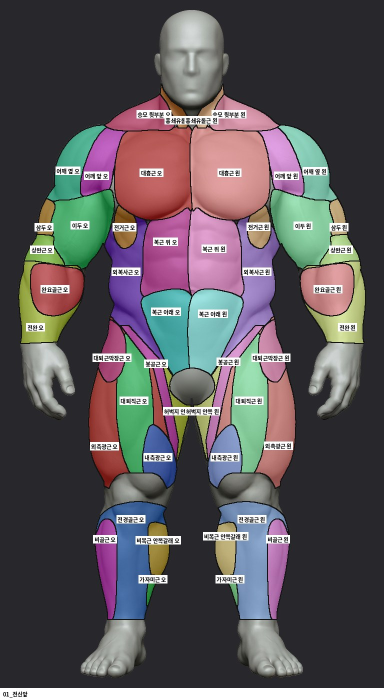
#> input picture 문서/자료/근육그림/확인/01_전신앞.jpg, 768 x 1399 px (shown at 1/2 size)
$ python '반짝이지우기.py' '확인/01_전신앞.jpg' '확인/02_전신뒤.jpg'
#> lines starting #> are read from the running program, lines starting #| are printed output that depends on the picture; after the words box and inside, x2 and y2 are one past the last pixel; in counts of white or black regions, pixels touching at a corner belong together
# 제미나이 ✦ 표시 지우기: 오른쪽 아래 구석에서 주변보다 고르게 밝은 별 모양을 찾아 메움
import sys, numpy as np, cv2
from scipy import ndimage
src,dst=sys.argv[1],sys.argv[2]
im=cv2.imread(src); H,W=im.shape[:2]
#> further down, im is the input picture: shape (1399, 768, 3); mean B, G, R 89.7, 85.9, 90.9
#> after `H, W = im.shape[:2]`: H = 1399; W = 768
g=cv2.cvtColor(im,cv2.COLOR_BGR2GRAY).astype(float)
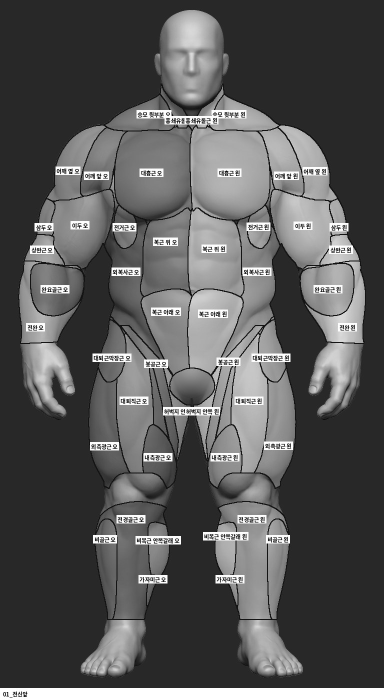
#> g: shape (1399, 768) float64 (shown at 1/2 size); min 0, max 255, mean 87.9
y0,y1,x0,x1=840,970,840,970
sub=g[y0:y1,x0:x1]
#> sub = empty array
bg=ndimage.median_filter(sub,size=45)
#> bg = empty array
d=sub-bg
#> d = empty array
m=(d>6)&(sub<250)
#> m = empty array
lab,n=ndimage.label(m); sizes=ndimage.sum(m,lab,range(1,n+1)); k=int(np.argmax(sizes))+1
#> after `lab, n = ndimage.label(m)`: lab = empty array; n = 0
#> (the run stopped early here; a loop or call above may not have finished)

$ run again, on 문서/자료/근육그림/확인/03_가슴확대.jpg
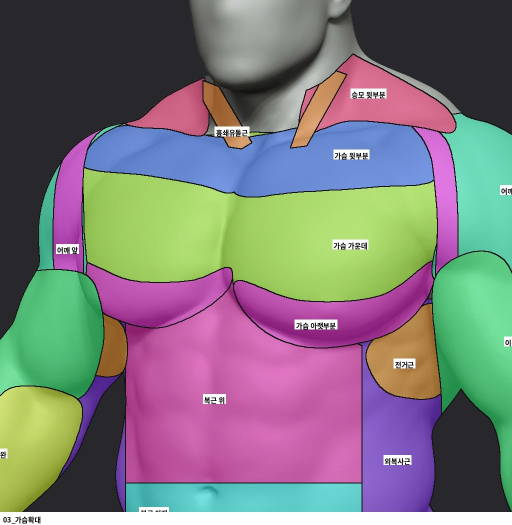
#> input picture 문서/자료/근육그림/확인/03_가슴확대.jpg, 1024 x 1050 px (shown at 1/2 size)
#> im is the input picture: shape (1050, 1024, 3); mean B, G, R 122.4, 121.3, 124.7
#> `m=(d>6)&(sub<250)`:
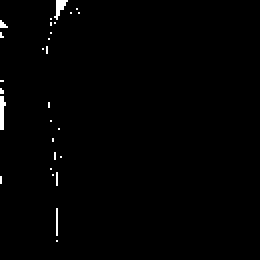
#> m: shape (130, 130) bool (shown 2 times larger); 0.85% white; 28 white regions (26 under 20 px), largest, box (x1, y1, x2, y2) and area: (0, 48, 3, 65) 36, (27, 0, 34, 10) 33
#> lab: shape (130, 130) int32; 29 distinct labels, from 0 to 28
#> n = 28
#> sizes = 28 values, max 36 at index 15, min 1 at index 1, mean 5.14
#> k = 16
#> `blur=cv2.GaussianBlur(out,(0,0),2.5)`:
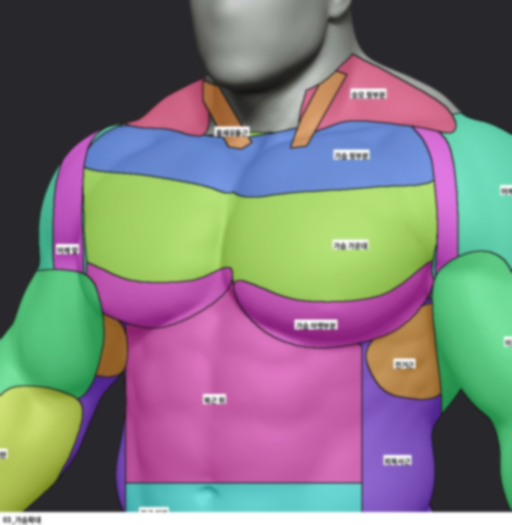
#> blur: shape (1050, 1024, 3) (shown at 1/2 size); mean B, G, R 122.4, 121.3, 124.7
#> ys = empty array

$ run again, on 문서/자료/근육그림/확인/04_팔어깨확대.jpg
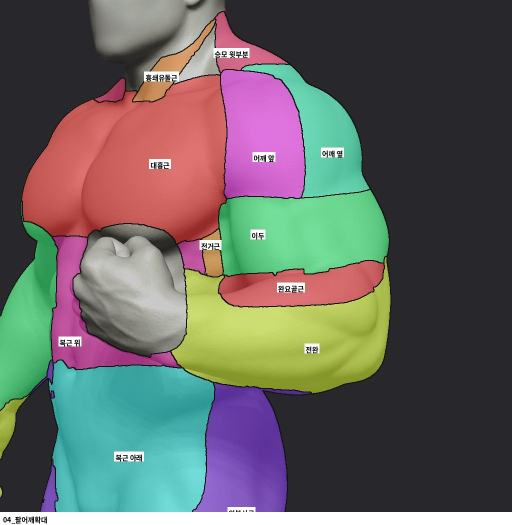
#> input picture 문서/자료/근육그림/확인/04_팔어깨확대.jpg, 1024 x 1050 px (shown at 1/2 size)
#> im is the input picture: shape (1050, 1024, 3); mean B, G, R 96.8, 100.4, 101.3
#> `g=cv2.cvtColor(im,cv2.COLOR_BGR2GRAY).astype(float)`:
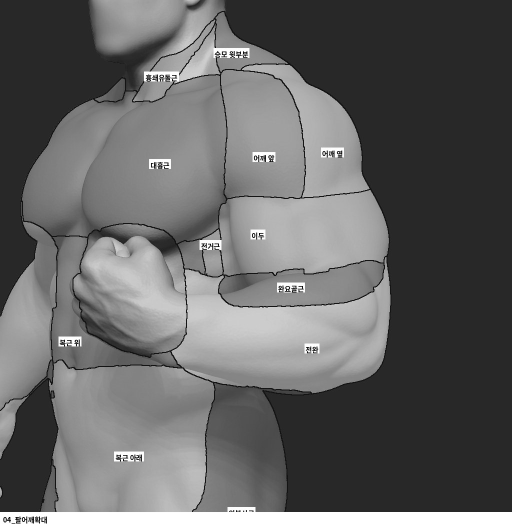
#> g: shape (1050, 1024) float64 (shown at 1/2 size); min 0, max 255, mean 100.3
#> sub: shape (130, 130) float64; every value is 40
#> d: shape (130, 130) float64; every value is 0
#> m: shape (130, 130) bool; every value is 0
#> lab: shape (130, 130) int32; every value is 0
#> n = 0
#> sizes = empty array

$ run again, on 문서/자료/근육그림/확인/05_굽힌다리확대.jpg
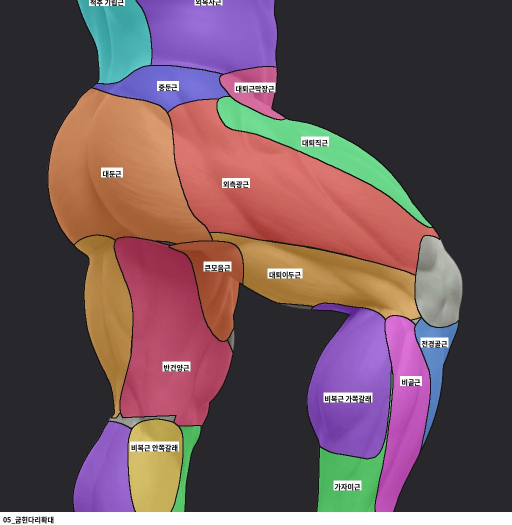
#> input picture 문서/자료/근육그림/확인/05_굽힌다리확대.jpg, 1024 x 1050 px (shown at 1/2 size)
#> im is the input picture: shape (1050, 1024, 3); mean B, G, R 86.9, 81.7, 105.6
#> m: shape (130, 130) bool; 3.7% white; 17 white regions (15 under 20 px), largest, box (x1, y1, x2, y2) and area: (0, 0, 12, 59) 363, (4, 0, 26, 54) 249
#> `lab, n = ndimage.label(m)`:
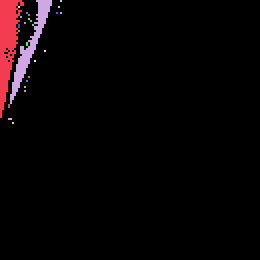
#> lab: shape (130, 130) int32 (shown 2 times larger); 27 distinct labels, from 0 to 26; one colour per label, 0 black
#> n = 26
#> sizes = 26 values, max 358 at index 0, min 1 at index 2, mean 24.23
#> k = 1
#> `blur=cv2.GaussianBlur(out,(0,0),2.5)`:
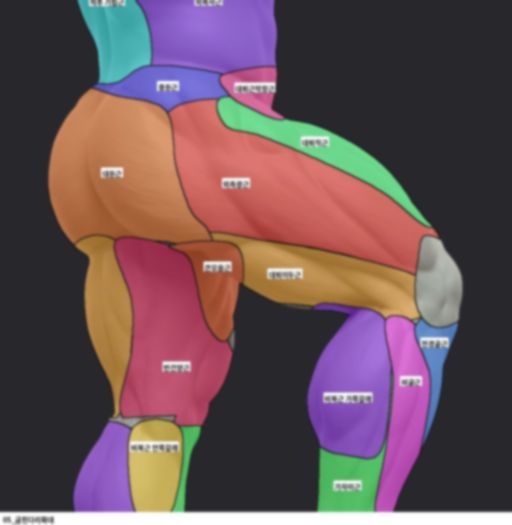
#> blur: shape (1050, 1024, 3) (shown at 1/2 size); mean B, G, R 86.9, 81.7, 105.6
#> ys = empty array
